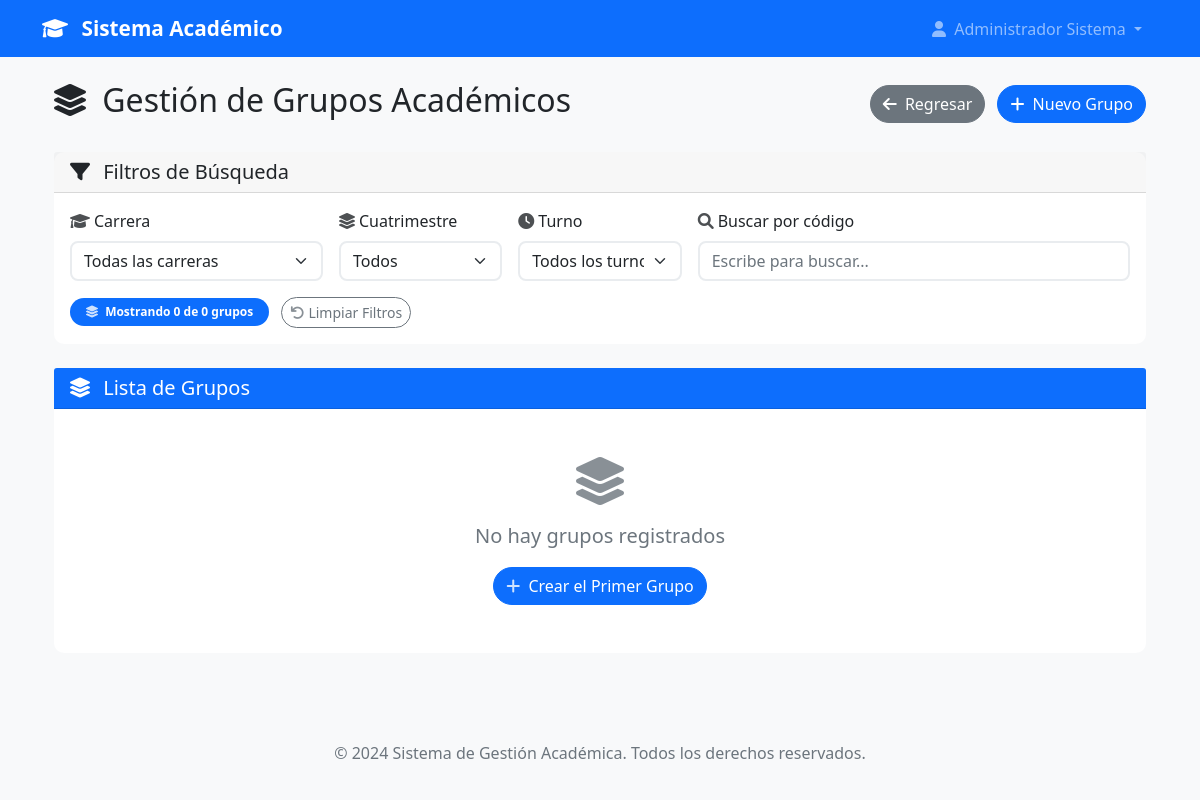
Before: /admin/grupos (signed in) with the older database file.
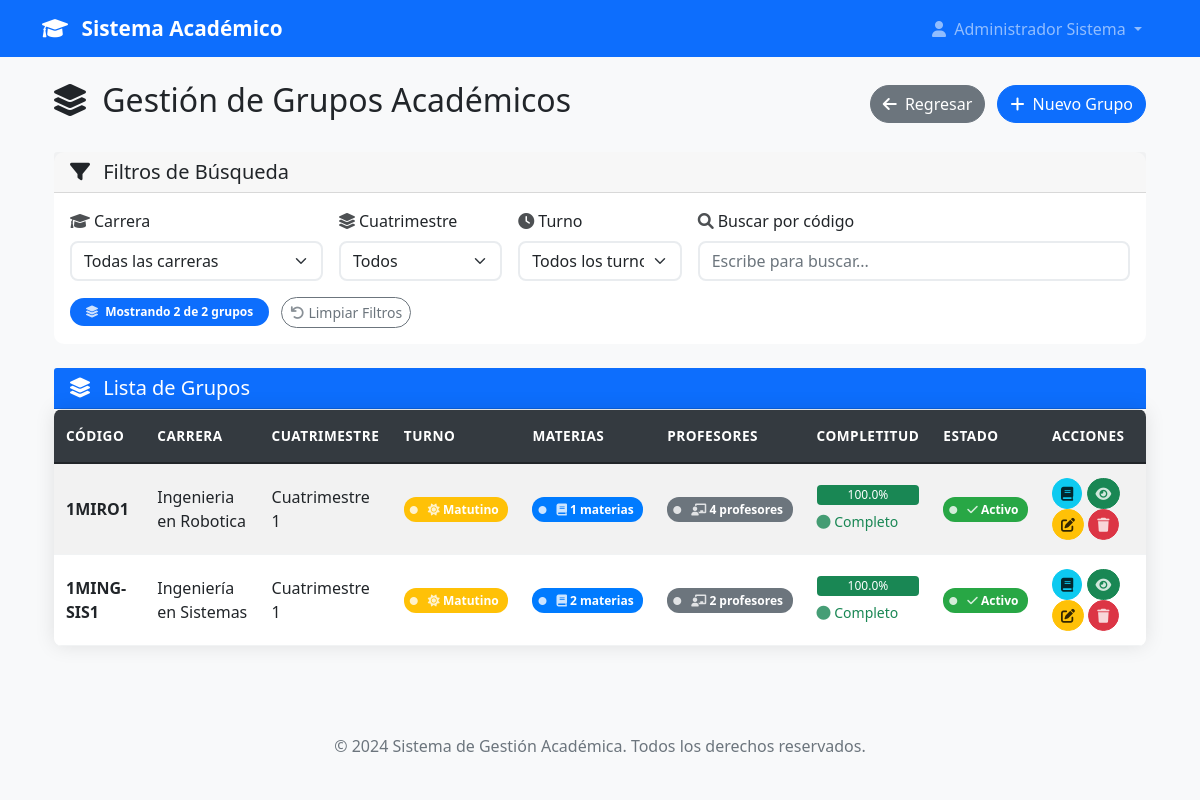
After: the same page with the newer database file.
### models.py (models this page shows, shortened)
class Grupo(db.Model):
    id = db.Column(db.Integer, primary_key=True)
    codigo = db.Column(db.String(20), nullable=False, unique=True)  # Ej: "1MSC1" (Grupo 1, Matutino, Sistemas, Cuatrimestre 1)
    numero_grupo = db.Column(db.Integer, nullable=False)  # 1, 2, 3, etc.
    turno = db.Column(db.String(1), nullable=False)  # 'M' = Matutino, 'V' = Vespertino
    cuatrimestre = db.Column(db.Integer, nullable=False)  # 1, 2, 3, etc.
    carrera_id = db.Column(db.Integer, db.ForeignKey('carrera.id'), nullable=False)
    carrera = db.relationship('Carrera', backref=db.backref('grupos', lazy=True))
    materias = db.relationship('Materia', secondary='grupo_materias', backref=db.backref('grupos', lazy=True))
    activo = db.Column(db.Boolean, default=True)
    fecha_creacion = db.Column(db.DateTime, default=datetime.utcnow)
    creado_por = db.Column(db.Integer, db.ForeignKey('user.id'), nullable=False)
    creador = db.relationship('User', backref=db.backref('grupos_creados', lazy=True))
    def get_turno_display(self):
        return 'Matutino' if self.turno == 'M' else 'Vespertino'
    def get_carrera_nombre(self):
        return self.carrera.nombre if self.carrera else 'Carrera no encontrada'
    def get_materias_count(self):
        return len(self.materias)
    def get_cuatrimestre_display(self):
        return f"Cuatrimestre {self.cuatrimestre}"
    def get_profesores_asignados(self):
        profesores = set()
        for materia in self.materias:
            for profesor in materia.profesores:
                profesores.add(profesor)
        return list(profesores)
    def get_profesores_count(self):
        return len(self.get_profesores_asignados())
    def get_materias_sin_profesor(self):
        materias_sin_profesor = []
        for materia in self.materias:
            if not any(p.activo for p in materia.profesores):
                materias_sin_profesor.append(materia)
        return materias_sin_profesor
    def get_completitud_asignaciones(self):
        if not self.materias:
            return 0
        materias_con_profesor = sum(1 for materia in self.materias
                                  if any(p.activo for p in materia.profesores))
        return round((materias_con_profesor / len(self.materias)) * 100, 1)
    def get_estado_grupo(self):
        completitud = self.get_completitud_asignaciones()
        if completitud == 100:
            return {'estado': 'completo', 'clase': 'success', 'texto': 'Completo'}
        elif completitud >= 75:
            return {'estado': 'casi_completo', 'clase': 'warning', 'texto': 'Casi completo'}
        elif completitud >= 50:
            return {'estado': 'en_progreso', 'clase': 'info', 'texto': 'En progreso'}
        else:
            return {'estado': 'incompleto', 'clase': 'danger', 'texto': 'Incompleto'}
    def get_resumen_completo(self):
        estado = self.get_estado_grupo()
        return {
            'grupo': self,
            'materias_count': self.get_materias_count(),
            'profesores_count': self.get_profesores_count(),
            'completitud': self.get_completitud_asignaciones(),
            'estado': estado,
            'materias_sin_profesor': len(self.get_materias_sin_profesor()),
            'carrera_nombre': self.get_carrera_nombre(),
            'turno_display': self.get_turno_display(),
            'cuatrimestre_display': self.get_cuatrimestre_display()
        }

class Carrera(db.Model):
    id = db.Column(db.Integer, primary_key=True)
    nombre = db.Column(db.String(150), nullable=False, unique=True)
    codigo = db.Column(db.String(10), nullable=False, unique=True)  # Ej: "ING-SIS", "MED", etc.
    descripcion = db.Column(db.Text)
    facultad = db.Column(db.String(100))
    activa = db.Column(db.Boolean, default=True)
    fecha_creacion = db.Column(db.DateTime, default=datetime.utcnow)
    creada_por = db.Column(db.Integer, db.ForeignKey('user.id'), nullable=False)
    creador = db.relationship('User', foreign_keys=[creada_por], backref=db.backref('carreras_creadas', lazy=True))

### app.py (the view)
@app.route('/admin/grupos')
@login_required
def gestionar_grupos():
    if not current_user.is_admin() and not current_user.is_jefe_carrera():
        flash('No tienes permisos para acceder a esta página.', 'error')
        return redirect(url_for('dashboard'))
    if current_user.is_jefe_carrera():
        if not current_user.carrera_id:
            flash('No tienes una carrera asignada. Contacta al administrador.', 'warning')
            return redirect(url_for('dashboard'))
        grupos = Grupo.query.filter_by(carrera_id=current_user.carrera_id).join(Carrera).order_by(
            Grupo.cuatrimestre, Grupo.numero_grupo
        ).all()
        carreras = Carrera.query.filter_by(id=current_user.carrera_id).all()
    else:
        grupos = Grupo.query.join(Carrera).order_by(
            Carrera.nombre, Grupo.cuatrimestre, Grupo.numero_grupo
        ).all()
        carreras = Carrera.query.filter_by(activa=True).order_by(Carrera.nombre).all()
    return render_template('admin/grupos.html', grupos=grupos, carreras=carreras)

### app.py (called while the page is built)
@login_manager.user_loader
def load_user(user_id):
    return User.query.get(int(user_id))

@app.context_processor
def inject_user_counts():
    if current_user.is_authenticated and current_user.is_admin():
        return dict(
            total_users=User.query.count(),
            total_admins=User.query.filter_by(rol='admin').count(),
            total_jefes=User.query.filter_by(rol='jefe_carrera').count(),
            total_profesores=User.query.filter(User.rol.in_(['profesor_completo', 'profesor_asignatura'])).count()
        )
    return dict()

### models.py (called while the page is built)
    def get_nombre_completo(self):
        return f"{self.nombre} {self.apellido}"

    def is_admin(self):
        return self.rol == 'admin'

    def is_jefe_carrera(self):
        return self.rol == 'jefe_carrera'

### templates/admin/grupos.html (shortened to what the changed rows need)
{% extends "base.html" %}
{% block content %}
<div class="container-fluid">
    <div class="row">
        <div class="col-12">
            <div class="d-flex justify-content-between align-items-center mb-4">
                <h2>
                    <i class="fas fa-layer-group me-2"></i>
                    Gestión de Grupos Académicos
                </h2>
            </div>
        </div>
    </div>
    <div class="row mb-4">
        <div class="col-12">
            <div class="card">
                <div class="card-body">
                    <div class="mt-3">
                        <span class="badge bg-primary" id="contador-resultados">
                            <i class="fas fa-layer-group me-1"></i>
                            Mostrando <span id="total-visible">{{ grupos|length }}</span> de {{ grupos|length }} grupos
                        </span>
                        <button type="button" class="btn btn-sm btn-outline-secondary ms-2" id="limpiar-filtros">
                            <i class="fas fa-undo me-1"></i>Limpiar Filtros
                        </button>
                    </div>
                </div>
            </div>
        </div>
    </div>
    <div class="row">
        <div class="col-12">
            <div class="card">
                <div class="card-body p-0">
                    {% if grupos %}
                        <div class="table-responsive">
                            <table class="table table-bordered table-striped table-hover">
                                <thead class="thead-dark">
                                    <tr>
                                        <th>Código</th>
                                        <th>Carrera</th>
                                        <th>Cuatrimestre</th>
                                        <th>Turno</th>
                                        <th>Materias</th>
                                        <th>Profesores</th>
                                        <th>Completitud</th>
                                        <th>Estado</th>
                                        <th>Acciones</th>
                                    </tr>
                                </thead>
                                <tbody>
                                    {% for grupo in grupos %}
                                    {% set resumen = grupo.get_resumen_completo() %}
                                    <tr class="fila-grupo">
                                        <td><strong>{{ grupo.codigo }}</strong></td>
                                        <td>{{ grupo.get_carrera_nombre() }}</td>
                                        <td>{{ grupo.get_cuatrimestre_display() }}</td>
                                        <td>
                                            {% if grupo.turno == 'M' %}
                                            <span class="badge badge-warning" style="position: relative; padding-left: 24px; border-radius: 12px; font-weight: bold; background-color: #ffc107; color: white;">
                                                <i class="fas fa-circle" style="position: absolute; left: 6px; top: 50%; transform: translateY(-50%); font-size: 8px; color: white;"></i>
                                                <i class="fas fa-sun"></i>
                                                {{ grupo.get_turno_display() }}
                                            </span>
                                            {% endif %}
                                        </td>
                                        <td>
                                            <span class="badge badge-primary" style="position: relative; padding-left: 24px; border-radius: 12px; font-weight: bold; background-color: #007bff; color: white;">
                                                <i class="fas fa-circle" style="position: absolute; left: 6px; top: 50%; transform: translateY(-50%); font-size: 8px; color: white;"></i>
                                                <i class="fas fa-book"></i>
                                                {{ resumen.materias_count }} materias
                                            </span>
                                        </td>
                                        <td>
                                            <span class="badge badge-secondary" style="position: relative; padding-left: 24px; border-radius: 12px; font-weight: bold; background-color: #6c757d; color: white;">
                                                <i class="fas fa-circle" style="position: absolute; left: 6px; top: 50%; transform: translateY(-50%); font-size: 8px; color: white;"></i>
                                                <i class="fas fa-chalkboard-teacher"></i>
                                                {{ resumen.profesores_count }} profesores
                                            </span>
                                        </td>
                                        <td>
                                            <div class="progress mb-1" style="height: 20px;">
                                                <div class="progress-bar bg-{{ resumen.estado.clase }}"
                                                     role="progressbar"
                                                     aria-valuenow="{{ resumen.completitud }}"
                                                     aria-valuemin="0"
                                                     aria-valuemax="100"
                                                     data-width="{{ resumen.completitud }}">
                                                    {{ resumen.completitud }}%
                                                </div>
                                            </div>
                                            <small class="text-{{ resumen.estado.clase }}">
                                                <i class="fas fa-circle"></i>
                                                {{ resumen.estado.texto }}
                                            </small>
                                        </td>
                                        <td>
                                            {% if grupo.activo %}
                                            <span class="badge badge-success" style="position: relative; padding-left: 24px; border-radius: 12px; font-weight: bold; background-color: #28a745; color: white;">
                                                <i class="fas fa-circle" style="position: absolute; left: 6px; top: 50%; transform: translateY(-50%); font-size: 8px; color: white;"></i>
                                                <i class="fas fa-check"></i>
                                                Activo
                                            </span>
                                            {% endif %}
                                        </td>
                                        <td>
                                            <a href="{{ url_for('gestionar_materias_grupo', id=grupo.id) }}"
                                               class="btn btn-sm btn-info" title="Asignar Materias">
                                                <i class="fas fa-book"></i>
                                            </a>
                                            <a href="{{ url_for('ver_materias_grupo', id=grupo.id) }}"
                                               class="btn btn-sm btn-success" title="Ver Materias">
                                                <i class="fas fa-eye"></i>
                                            </a>
                                            <a href="{{ url_for('editar_grupo', id=grupo.id) }}"
                                               class="btn btn-sm btn-warning" title="Editar">
                                                <i class="fas fa-edit"></i>
                                            </a>
                                            <form method="post" action="{{ url_for('eliminar_grupo', id=grupo.id) }}"
                                                  style="display: inline;"
                                                  onsubmit="return confirm('¿Estás seguro de eliminar este grupo?');">
                                                <button type="submit" class="btn btn-sm btn-danger" title="Eliminar">
                                                    <i class="fas fa-trash"></i>
                                                </button>
                                            </form>
                                        </td>
                                    </tr>
                                    {% endfor %}
                                </tbody>
                            </table>
                        </div>
                    {% else %}
                        <div class="text-center text-muted py-5">
                            <i class="fas fa-layer-group fa-3x mb-3"></i>
                            <p class="lead">No hay grupos registrados</p>
                            <a href="{{ url_for('crear_grupo') }}" class="btn btn-primary">
                                <i class="fas fa-plus me-1"></i>
                                Crear el Primer Grupo
                            </a>
                        </div>
                    {% endif %}
                </div>
            </div>
        </div>
    </div>
</div>
{% endblock %}

Changed rows visible on the page:
added Grupo: codigo "1MIRO1", get_carrera_nombre "Ingenieria en Robotica", cuatrimestre "Cuatrimestre 1", turno "Matutino", materias_count "1", profesores_count "4", completitud "100.0", estado.texto "Completo", activo True (drawn)
added Grupo: codigo "1MING-SIS1", get_carrera_nombre "Ingeniería en Sistemas", cuatrimestre "Cuatrimestre 1", turno "Matutino", materias_count "2", profesores_count "2", completitud "100.0", estado.texto "Completo", activo True (drawn)
Other visible differences:
{{ grupos|length }}: "0" → "2"
text no longer shown: "No hay grupos registrados Crear el Primer Grupo"
text now shown: "CÓDIGO CARRERA CUATRIMESTRE TURNO MATERIAS PROFESORES COMPLETITUD ESTADO ACCIONES"
